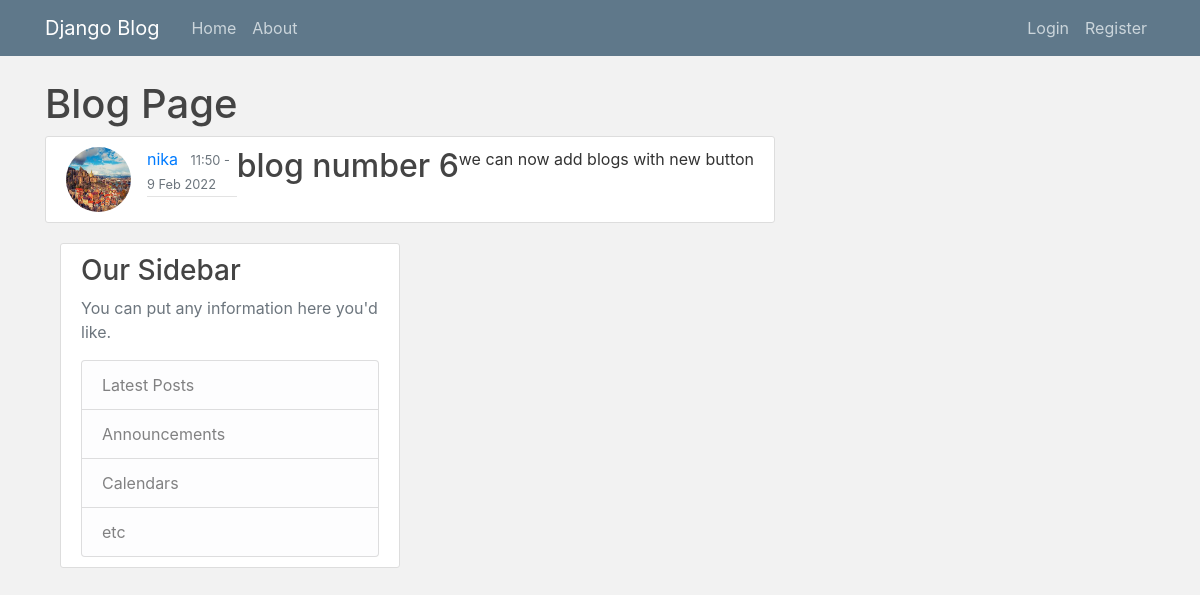
Screenshot of /post/7/ with the database file from the repository.
### blog/models.py (models this page shows, shortened)
class Post(models.Model):
    title = models.CharField(max_length=64)
    content = models.TextField(max_length=140)
    date_posted = models.DateTimeField(default=timezone.now)
    author = models.ForeignKey(User, on_delete=models.CASCADE)

### Users/models.py (models this page shows, shortened)
class Profile(models.Model):
    user = models.OneToOneField(User, on_delete=models.CASCADE)
    image = models.ImageField(default='profile_pics/profile_pic.png',
                              upload_to='profile_pics')

### blog/views.py (the view)
# urls.py: path('post/<int:pk>/', PostDetailView.as_view(), name='post-detail'),
class PostDetailView(DetailView):
    model = Post

### blog/templates/blog/post_detail.html (shortened to what this page needs)
{% extends "blog/base.html" %}
{% block content %}
<h1>Blog Page</h1>
       <article class="media content-section">
        <img class="rounded-circle article-img" src="{{ object.author.profile.image.url }}" alt="">
            <div class="media-body">
                <div class="article-metadata">
                    <a class="mr-2" href="#">{{ object.author }}</a>
                    <small class="text-muted">{{ object.date_posted|date:"G:i - j M Y" }}</small>
                    </div>
               </div>
            <h2 class="article-title">{{ object.title }}</h2>
    <p class="article-content">{{ object.content }}</p>
  </div>
{% endblock content %}

### blog/static/blog/main.css (style rules this page uses)
body { background: #F2F2F2; color: #333333; margin-top: 5rem; }
h1, h2, h3, h4, h5, h6 { color: #444444; }
.content-section { background: #ffffff; padding: 10px 20px; border: 1px solid #dddddd; border-radius: 3px; margin-bottom: 20px; }
.article-title { color: #444444; }
.article-content { white-space: pre-line; }
.article-img { height: 65px; width: 65px; margin-right: 16px; }
.article-metadata { padding-bottom: 1px; margin-bottom: 4px; border-bottom: 1px solid #e3e3e3 }

### rows the page displays
Post: author.profile.image (picture), author "nika", date_posted "11:50 - 9 Feb 2022", title "blog number 6", content "we can now add blogs with new button"
